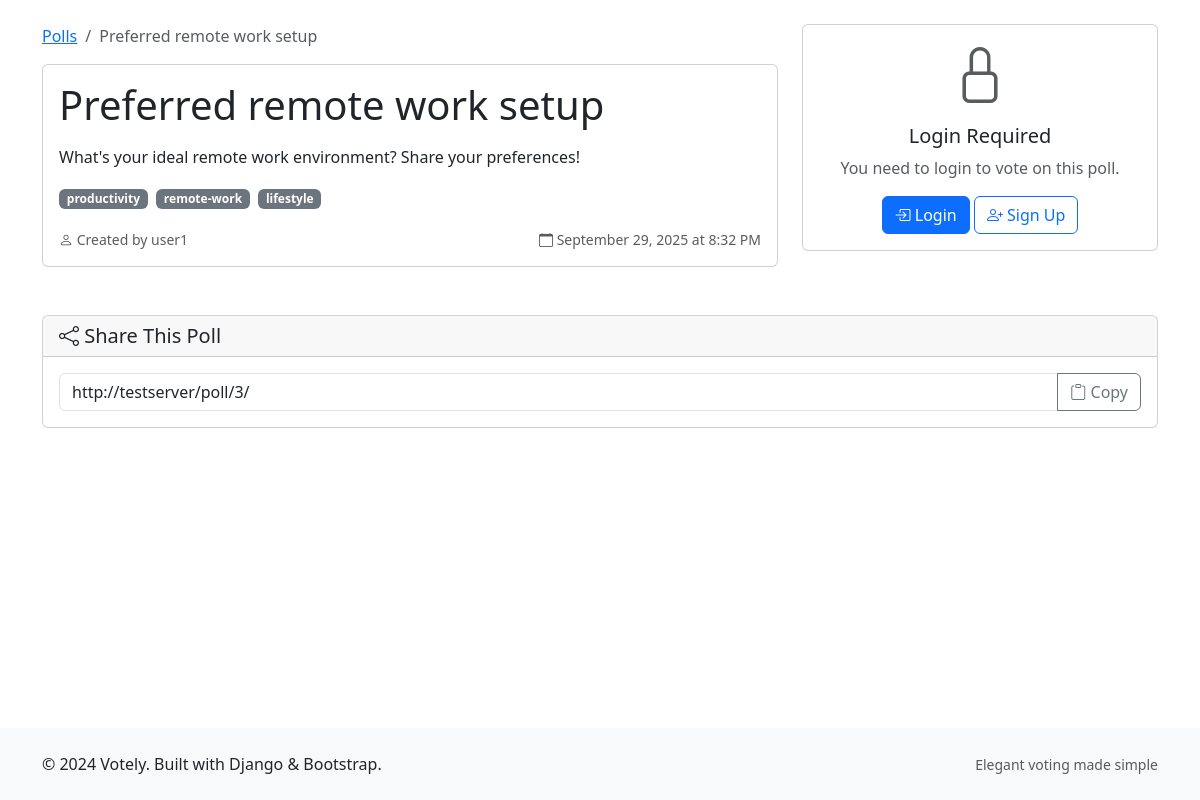
Screenshot of /poll/3/ with the database file from the repository.
### polls/models.py (models this page shows, shortened)
class Poll(models.Model):
    title = models.CharField(max_length=200)
    description = models.TextField()
    created_at = models.DateTimeField(auto_now_add=True)
    updated_at = models.DateTimeField(auto_now=True)
    created_by = models.ForeignKey(User, on_delete=models.CASCADE, related_name='polls')
    is_active = models.BooleanField(default=True)
    tags = TaggableManager(blank=True)
    objects = models.Manager()
    class Meta:
        ordering = ['-created_at']
    @property
    def total_votes(self):
        return sum(choice.vote_count for choice in self.choices.all())
    def get_results(self):
        total = self.total_votes
        results = []
        for choice in self.choices.all():
            count = choice.vote_count
            percentage = (count / total * 100) if total > 0 else 0
            results.append({
                'choice': choice,
                'count': count,
                'percentage': round(percentage, 1)
            })
        return results

### polls/views.py (the view)
# urls.py: path('poll/<int:pk>/', views.PollDetailView.as_view(), name='detail'),
class PollDetailView(DetailView):
    model = Poll
    template_name = 'polls/poll_detail.html'
    context_object_name = 'poll'
    def get_queryset(self):
        return Poll.objects.filter(is_active=True).prefetch_related('choices')
    def get_context_data(self, **kwargs):
        context = super().get_context_data(**kwargs)
        poll = self.object
        if self.request.user.is_authenticated:
            context['vote_form'] = VoteForm(poll=poll, user=self.request.user)
            context['user_vote'] = poll.user_vote(self.request.user)
        context['results'] = poll.get_results()
        return context

### polls/voting.py (called while the page is built)
    def for_object(self, obj):
        content_type = ContentType.objects.get_for_model(obj)
        return self.filter(content_type=content_type, object_id=obj.pk)

    @property
    def vote_count(self):
        return Vote.objects.for_object(self).count()

### templates/polls/poll_detail.html (shortened to what this page needs)
{% extends 'base.html' %}
{% load component_tags %}
{% block content %}
<div class="row" data-poll-id="{{ poll.pk }}">
    <div class="col-lg-8">
        <nav aria-label="breadcrumb">
            <ol class="breadcrumb">
                <li class="breadcrumb-item"><a href="{% url 'polls:list' %}">Polls</a></li>
                <li class="breadcrumb-item active">{{ poll.title|truncatechars:50 }}</li>
            </ol>
        </nav>
        <div class="card">
            <div class="card-body">
                <h1 class="card-title">{{ poll.title }}</h1>
                <p class="card-text">{{ poll.description|linebreaks }}</p>
                {% if poll.tags.all %}
                <div class="tag-list mb-3">
                    {% for tag in poll.tags.all %}
                        <a href="{% url 'polls:list' %}?tags={{ tag.name }}" class="badge bg-secondary text-decoration-none">
                            {{ tag.name }}
                        </a>
                    {% endfor %}
                </div>
                {% endif %}
                <div class="d-flex justify-content-between align-items-center text-muted">
                    <small>
                        <i class="bi bi-person"></i> Created by {{ poll.created_by.username }}
                    </small>
                    <small>
                        <i class="bi bi-calendar"></i> {{ poll.created_at|date:"F d, Y \a\\t g:i A" }}
                    </small>
                </div>
            </div>
        </div>
    </div>
    <div class="col-lg-4">
        {% if user.is_authenticated %}
            {% component "vote_form" form=vote_form poll=poll user_vote=user_vote / %}
        {% else %}
            <div class="card">
                <div class="card-body text-center">
                    <i class="bi bi-lock display-4 text-muted"></i>
                    <h5 class="mt-3">Login Required</h5>
                    <p class="text-muted">You need to login to vote on this poll.</p>
                    <a href="{% url 'account_login' %}?next={{ request.get_full_path }}" class="btn btn-primary">
                        <i class="bi bi-box-arrow-in-right"></i> Login
                    </a>
                    <a href="{% url 'account_signup' %}" class="btn btn-outline-primary">
                        <i class="bi bi-person-plus"></i> Sign Up
                    </a>
                </div>
            </div>
        {% endif %}
    </div>
</div>
<div class="row mt-4">
    <div class="col-12">
        <div class="card">
            <div class="card-header">
                <h5 class="mb-0"><i class="bi bi-share"></i> Share This Poll</h5>
            </div>
            <div class="card-body">
                <div class="input-group">
                    <input type="text" class="form-control"
                           value="{{ request.build_absolute_uri }}"
                           id="share-url" readonly>
                    <button class="btn btn-outline-secondary"
                            onclick="copyToClipboard()"
                            id="copy-btn">
                        <i class="bi bi-clipboard"></i> Copy
                    </button>
                </div>
            </div>
        </div>
    </div>
</div>
{% endblock %}

### templates/base.html (style rules this page uses)
.tag-list .badge { margin-right: 0.25rem; margin-bottom: 0.25rem; }
body { display: flex; flex-direction: column; min-height: 100vh; }

### rows the page displays
Poll: title "Preferred remote work setup", description "What's your ideal remote work environment? Share your preferences!", created_by.username "user1", created_at "September 29, 2025 at 8:32 PM"
Tag: name "productivity"
Tag: name "remote-work"
Tag: name "lifestyle"
